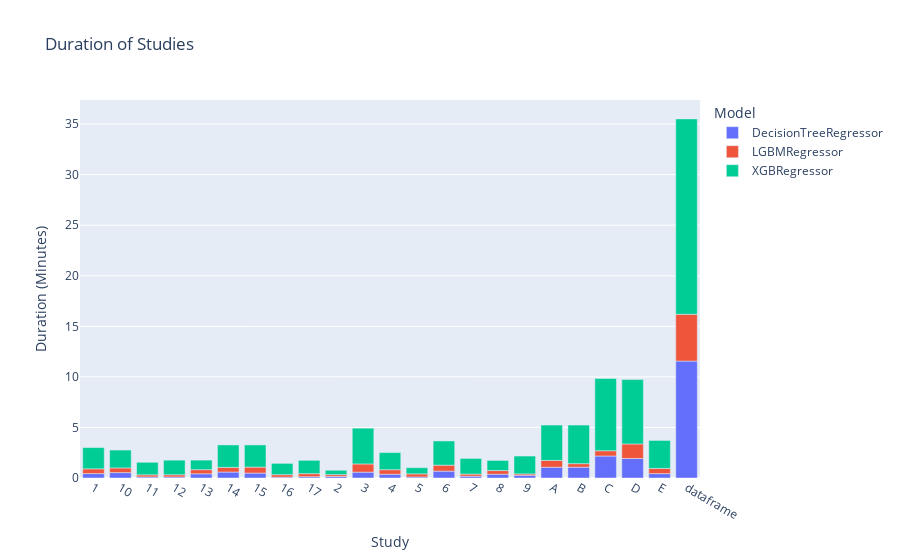

Notebook cell for this chart:
### Markdown cell above
#### A comparision of the training & tuning duration for each cluster between LightGBM & XGBoost

### Code cell
SUN_XGB_Reg_viz = SUN_XGB_Reg.copy()
SUN_LGBM_Reg_viz = SUN_LGBM_Reg.copy()
SUN_DecTree_Reg_viz = SUN_DecTree_Reg.copy()

SUN_LGBM_Reg_viz.drop(columns={"param_id", "param_value", "param_name"}, axis=1, inplace=True)
SUN_LGBM_Reg_viz = SUN_LGBM_Reg_viz.drop_duplicates()

SUN_XGB_Reg_viz.drop(columns={"param_id", "param_value", "param_name"}, axis=1, inplace=True)
SUN_XGB_Reg_viz = SUN_XGB_Reg_viz.drop_duplicates()

SUN_DecTree_Reg_viz.drop(columns={"param_id", "param_value", "param_name"}, axis=1, inplace=True)
SUN_DecTree_Reg_viz = SUN_DecTree_Reg_viz.drop_duplicates()

duration = pd.concat([SUN_LGBM_Reg_viz, SUN_XGB_Reg_viz, SUN_DecTree_Reg_viz])
# Convert string columns to datetime
duration['datetime_start'] = pd.to_datetime(duration['datetime_start'])
duration['datetime_complete'] = pd.to_datetime(duration['datetime_complete'])

# Calculate trial duration
duration['duration'] = duration['datetime_complete'] - duration['datetime_start']

# Group by 'study' and sum the durations
study_dur = duration.groupby('study_name')['duration'].sum()

study_dur_min = study_dur.dt.total_seconds() / 60
df = study_dur_min.reset_index()
df.columns = ["Study", "Duration (Minutes)"]

df['Model'] = df['Study'].apply(lambda x: 'LGBMRegressor' if 'LGBM' in x else ('XGBRegressor' if 'XGB' in x else 'DecisionTreeRegressor'))

color_scale = {'LGBMRegressor': 'blue', 'XGBRegressor': 'red', "DecisionTreeRegressor": "green"}

df['Shortened Study'] = df['Study'].apply(lambda x: x.split('_')[-1])

fig = px.bar(df, x='Shortened Study', y='Duration (Minutes)', color='Model',
             labels={'Duration (Minutes)': 'Duration (Minutes)', 'Color': 'Color'}, title='Duration of Studies')

# Update layout to set axis titles
fig.update_layout(xaxis_title='Study', yaxis_title='Duration (Minutes)')

# Update x-axis to hide tick labels
fig.update_xaxes(showticklabels=True)

# Show the plot
fig.show()

### Figure 1 — Plotly figure (JSON) as saved in the notebook; plotly's stock layout.template omitted (floating-point values rounded to 4 significant figures)
{"data": [{"alignmentgroup": "True", "hovertemplate": "Model=DecisionTreeRegressor<br>Shortened Study=%{x}<br>Duration (Minutes)=%{y}<extra></extra>", "legendgroup": "DecisionTreeRegressor", "marker": {"color": "#636efa", "pattern": {"shape": ""}}, "name": "DecisionTreeRegressor", "offsetgroup": "DecisionTreeRegressor", "orientation": "v", "showlegend": true, "textposition": "auto", "type": "bar", "x": ["1", "10", "11", "12", "13", "14", "15", "16", "17", "2", "3", "4", "5", "6", "7", "8", "9", "A", "B", "C", "D", "E", "dataframe"], "xaxis": "x", "y": [0.436, 0.5334, 0.1067, 0.1027, 0.4159, 0.589, 0.4853, 0.08433, 0.126, 0.1525, 0.5789, 0.3726, 0.1033, 0.6789, 0.1797, 0.3747, 0.2713, 1.065, 1.071, 2.175, 1.929, 0.434, 11.56], "yaxis": "y"}, {"alignmentgroup": "True", "hovertemplate": "Model=LGBMRegressor<br>Shortened Study=%{x}<br>Duration (Minutes)=%{y}<extra></extra>", "legendgroup": "LGBMRegressor", "marker": {"color": "#EF553B", "pattern": {"shape": ""}}, "name": "LGBMRegressor", "offsetgroup": "LGBMRegressor", "orientation": "v", "showlegend": true, "textposition": "auto", "type": "bar", "x": ["1", "10", "11", "12", "13", "14", "15", "16", "17", "2", "3", "4", "5", "6", "7", "8", "9", "A", "B", "C", "D", "E", "dataframe"], "xaxis": "x", "y": [0.4685, 0.4624, 0.2054, 0.2162, 0.4079, 0.4604, 0.5912, 0.2406, 0.3041, 0.1805, 0.8104, 0.4492, 0.3024, 0.5916, 0.2084, 0.3598, 0.1337, 0.6779, 0.3468, 0.5189, 1.44, 0.5151, 4.626], "yaxis": "y"}, {"alignmentgroup": "True", "hovertemplate": "Model=XGBRegressor<br>Shortened Study=%{x}<br>Duration (Minutes)=%{y}<extra></extra>", "legendgroup": "XGBRegressor", "marker": {"color": "#00cc96", "pattern": {"shape": ""}}, "name": "XGBRegressor", "offsetgroup": "XGBRegressor", "orientation": "v", "showlegend": true, "textposition": "auto", "type": "bar", "x": ["1", "10", "11", "12", "13", "14", "15", "16", "17", "2", "3", "4", "5", "6", "7", "8", "9", "A", "B", "C", "D", "E", "dataframe"], "xaxis": "x", "y": [2.105, 1.769, 1.242, 1.445, 0.9466, 2.219, 2.193, 1.122, 1.318, 0.4312, 3.537, 1.692, 0.6137, 2.392, 1.548, 1.002, 1.766, 3.493, 3.817, 7.143, 6.361, 2.764, 19.32], "yaxis": "y"}], "layout": {"barmode": "relative", "legend": {"title": {"text": "Model"}, "tracegroupgap": 0}, "title": {"text": "Duration of Studies"}, "xaxis": {"anchor": "y", "domain": [0, 1], "showticklabels": true, "title": {"text": "Study"}}, "yaxis": {"anchor": "x", "domain": [0, 1], "title": {"text": "Duration (Minutes)"}}}}
